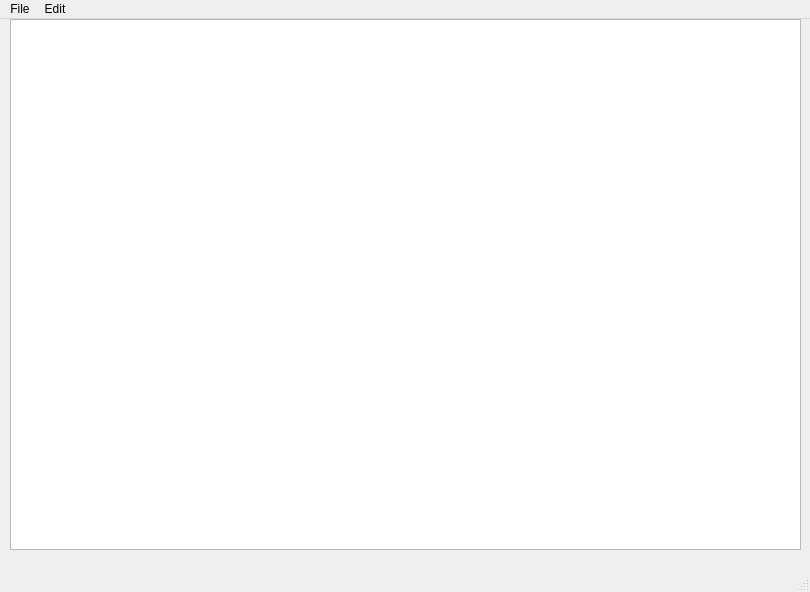
<?xml version="1.0" encoding="UTF-8"?>
<ui version="4.0">
 <class>MainWindow</class>
 <widget class="QMainWindow" name="MainWindow">
  <property name="geometry">
   <rect>
    <x>0</x>
    <y>0</y>
    <width>810</width>
    <height>592</height>
   </rect>
  </property>
  <property name="windowTitle">
   <string>MainWindow</string>
  </property>
  <widget class="QWidget" name="centralwidget">
   <property name="enabled">
    <bool>true</bool>
   </property>
   <property name="minimumSize">
    <size>
     <width>810</width>
     <height>0</height>
    </size>
   </property>
   <widget class="QWidget" name="verticalLayoutWidget">
    <property name="geometry">
     <rect>
      <x>10</x>
      <y>0</y>
      <width>791</width>
      <height>531</height>
     </rect>
    </property>
    <layout class="QVBoxLayout" name="verticalLayout">
     <item>
      <widget class="QTextEdit" name="textEdit"/>
     </item>
    </layout>
   </widget>
  </widget>
  <widget class="QMenuBar" name="menubar">
   <property name="geometry">
    <rect>
     <x>0</x>
     <y>0</y>
     <width>810</width>
     <height>37</height>
    </rect>
   </property>
   <widget class="QMenu" name="menuFile">
    <property name="title">
     <string>File</string>
    </property>
    <addaction name="actionNew"/>
    <addaction name="actionOpen"/>
    <addaction name="actionSave_As"/>
    <addaction name="separator"/>
    <addaction name="actionExit"/>
   </widget>
   <widget class="QMenu" name="menuEdit">
    <property name="title">
     <string>Edit</string>
    </property>
    <addaction name="actionUndo"/>
    <addaction name="actionRedo"/>
    <addaction name="separator"/>
    <addaction name="actionCut"/>
    <addaction name="actionCopy"/>
    <addaction name="actionPaste"/>
   </widget>
   <addaction name="menuFile"/>
   <addaction name="menuEdit"/>
  </widget>
  <widget class="QStatusBar" name="statusbar"/>
  <action name="actionNew">
   <property name="icon">
    <iconset resource="resources.qrc">
     <normaloff>:/imgs/imgs/new.png</normaloff>:/imgs/imgs/new.png</iconset>
   </property>
   <property name="text">
    <string>New</string>
   </property>
  </action>
  <action name="actionOpen">
   <property name="icon">
    <iconset>
     <normaloff>:/imgs/open.png</normaloff>:/imgs/open.png</iconset>
   </property>
   <property name="text">
    <string>Open</string>
   </property>
  </action>
  <action name="actionExit">
   <property name="icon">
    <iconset>
     <normaloff>:/imgs/exit.png</normaloff>:/imgs/exit.png</iconset>
   </property>
   <property name="text">
    <string>Exit</string>
   </property>
  </action>
  <action name="actionCut">
   <property name="icon">
    <iconset>
     <normaloff>:/imgs/cut.png</normaloff>:/imgs/cut.png</iconset>
   </property>
   <property name="text">
    <string>Cut</string>
   </property>
  </action>
  <action name="actionCopy">
   <property name="icon">
    <iconset>
     <normaloff>:/imgs/copy.png</normaloff>:/imgs/copy.png</iconset>
   </property>
   <property name="text">
    <string>Copy</string>
   </property>
  </action>
  <action name="actionPaste">
   <property name="icon">
    <iconset>
     <normaloff>:/imgs/paste.png</normaloff>:/imgs/paste.png</iconset>
   </property>
   <property name="text">
    <string>Paste</string>
   </property>
  </action>
  <action name="actionAbout">
   <property name="text">
    <string>About</string>
   </property>
  </action>
  <action name="actionUndo">
   <property name="icon">
    <iconset>
     <normaloff>:/imgs/undo.png</normaloff>:/imgs/undo.png</iconset>
   </property>
   <property name="text">
    <string>Undo</string>
   </property>
  </action>
  <action name="actionRedo">
   <property name="icon">
    <iconset>
     <normaloff>:/imgs/redo.png</normaloff>:/imgs/redo.png</iconset>
   </property>
   <property name="text">
    <string>Redo</string>
   </property>
  </action>
  <action name="actionSave_As">
   <property name="icon">
    <iconset>
     <normaloff>:/imgs/save.png</normaloff>:/imgs/save.png</iconset>
   </property>
   <property name="text">
    <string>Save As</string>
   </property>
  </action>
 </widget>
 <resources>
  <include location="resources.qrc"/>
 </resources>
 <connections/>
</ui>
